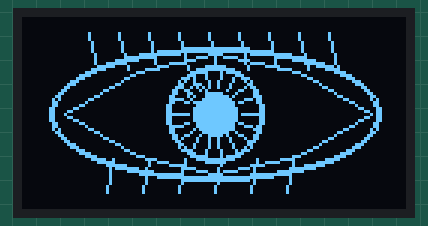
Recording of a sketch running on a simulated Arduino Uno, built with avr-gcc and run on an emulated ATmega328P. On the bench: 128×64 one-colour display.

Above: at 0.1 s.

The sketch:

OLED_Eye.ino
```cpp
#include <Wire.h>
#include <Adafruit_GFX.h>
#include <Adafruit_SSD1306.h>

#define SCREEN_WIDTH 128
#define SCREEN_HEIGHT 64
#define OLED_RESET -1

// Try 0x3C first. If blank, change to 0x3D.
Adafruit_SSD1306 display(SCREEN_WIDTH, SCREEN_HEIGHT, &Wire, OLED_RESET);

void drawLeftEye() {
  display.clearDisplay();

  // Eye outline
  display.drawEllipse(64, 32, 55, 22, SSD1306_WHITE);
  display.drawEllipse(64, 32, 54, 21, SSD1306_WHITE);

  // Eyelid shading
  display.drawLine(14, 32, 38, 18, SSD1306_WHITE);
  display.drawLine(38, 18, 64, 12, SSD1306_WHITE);
  display.drawLine(64, 12, 92, 18, SSD1306_WHITE);
  display.drawLine(92, 18, 116, 32, SSD1306_WHITE);

  display.drawLine(14, 32, 38, 46, SSD1306_WHITE);
  display.drawLine(38, 46, 64, 52, SSD1306_WHITE);
  display.drawLine(64, 52, 92, 46, SSD1306_WHITE);
  display.drawLine(92, 46, 116, 32, SSD1306_WHITE);

  // Iris
  display.drawCircle(64, 32, 16, SSD1306_WHITE);
  display.drawCircle(64, 32, 15, SSD1306_WHITE);

  // Pupil
  display.fillCircle(64, 32, 7, SSD1306_WHITE);

  // Eye shine
  display.fillCircle(58, 25, 3, SSD1306_BLACK);
  display.drawCircle(58, 25, 3, SSD1306_WHITE);

  // Iris texture lines
  for (int i = 0; i < 360; i += 20) {
    float angle = i * 3.14159 / 180.0;
    int x1 = 64 + cos(angle) * 9;
    int y1 = 32 + sin(angle) * 9;
    int x2 = 64 + cos(angle) * 15;
    int y2 = 32 + sin(angle) * 15;
    display.drawLine(x1, y1, x2, y2, SSD1306_WHITE);
  }

  // Eyelashes
  for (int x = 25; x <= 105; x += 10) {
    display.drawLine(x, 17, x - 3, 5, SSD1306_WHITE);
  }

  for (int x = 30; x <= 100; x += 12) {
    display.drawLine(x, 47, x - 2, 58, SSD1306_WHITE);
  }

  display.display();
}

void setup() {
  Serial.begin(115200);

  Wire.begin(); // ESP32 default: SDA=21, SCL=22

  if (!display.begin(SSD1306_SWITCHCAPVCC, 0x3C)) {
    Serial.println("OLED not found. Try address 0x3D.");
    while (true);
  }

  drawLeftEye();
}

void loop() {
  // Nothing needed
}
```
